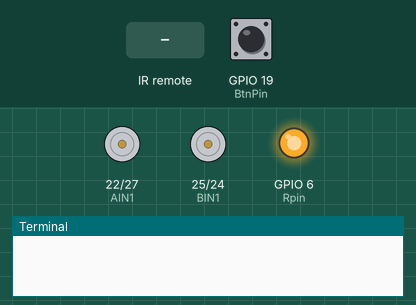
Simulated run of this program. Board: Raspberry Pi (BCM pin numbers). Parts: motor-driver pin pairs drawn as motors (green arrow = first pin HIGH = forward, orange = second pin HIGH = backward, longer = more drive, scaled by the enable pin), output pins drawn as LEDs (lit = HIGH), the last lines printed to the terminal. Inputs (shaded band) come from the test bench; at power-on: GPIO 19 (BtnPin) HIGH.

Above: at 5.0 s.
5.1 s: GPIO 19 (BtnPin) pulled LOW for 0.15 s
At 5.9 s:
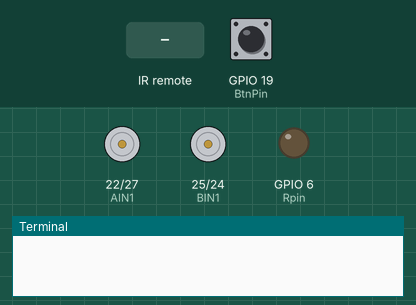
6.7 s: remote-control key "KEY_CHANNEL" pressed
At 7.2 s:
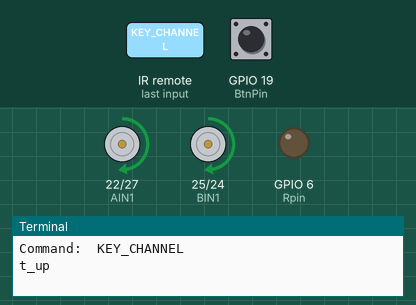
8.2 s: remote-control key "KEY_PREVIOUS" pressed
At 9.4 s:
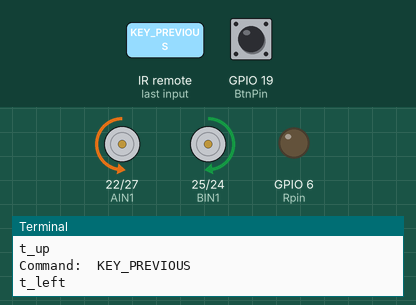
9.7 s: remote-control key "KEY_PLAYPAUSE" pressed
At 10.6 s:
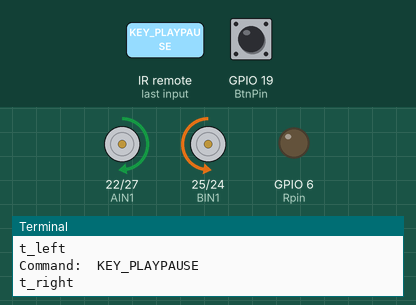
11.2 s: remote-control key "KEY_VOLUMEUP" pressed
At 11.8 s:
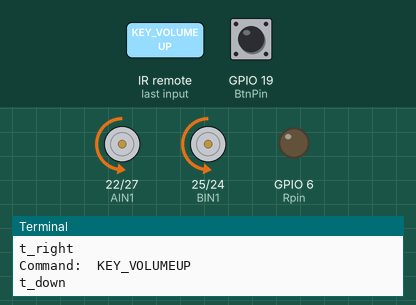
Timing chart, 0 to 13.7 s (numbered marks = the images above; inputs shaded):
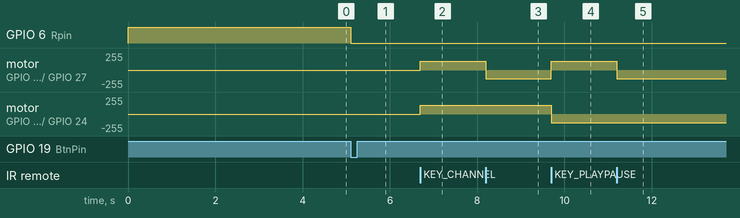

The program:

ircontrol.py
```python
#!/usr/bin/python

import pylirc, time
import RPi.GPIO as GPIO

PWMA   = 18
AIN1   = 22
AIN2   = 27

PWMB   = 23
BIN1   = 25
BIN2   = 24

BtnPin  = 19
Gpin    = 5
Rpin    = 6

blocking = 0
def t_up(speed,t_time):
        L_Motor.ChangeDutyCycle(speed)
        GPIO.output(AIN2,False)#AIN2
        GPIO.output(AIN1,True) #AIN1

        R_Motor.ChangeDutyCycle(speed)
        GPIO.output(BIN2,False)#BIN2
        GPIO.output(BIN1,True) #BIN1
        time.sleep(t_time)

def t_stop(t_time):
        L_Motor.ChangeDutyCycle(0)
        GPIO.output(AIN2,False)#AIN2
        GPIO.output(AIN1,False) #AIN1

        R_Motor.ChangeDutyCycle(0)
        GPIO.output(BIN2,False)#BIN2
        GPIO.output(BIN1,False) #BIN1
        time.sleep(t_time)

def t_down(speed,t_time):
        L_Motor.ChangeDutyCycle(speed)
        GPIO.output(AIN2,True)#AIN2
        GPIO.output(AIN1,False) #AIN1

        R_Motor.ChangeDutyCycle(speed)
        GPIO.output(BIN2,True)#BIN2
        GPIO.output(BIN1,False) #BIN1
        time.sleep(t_time)

def t_left(speed,t_time):
        L_Motor.ChangeDutyCycle(speed)
        GPIO.output(AIN2,True)#AIN2
        GPIO.output(AIN1,False) #AIN1

        R_Motor.ChangeDutyCycle(speed)
        GPIO.output(BIN2,False)#BIN2
        GPIO.output(BIN1,True) #BIN1
        time.sleep(t_time)

def t_right(speed,t_time):
        L_Motor.ChangeDutyCycle(speed)
        GPIO.output(AIN2,False)#AIN2
        GPIO.output(AIN1,True) #AIN1

        R_Motor.ChangeDutyCycle(speed)
        GPIO.output(BIN2,True)#BIN2
        GPIO.output(BIN1,False) #BIN1
        time.sleep(t_time)

def keysacn():
    val = GPIO.input(BtnPin)
    while GPIO.input(BtnPin) == False:
        val = GPIO.input(BtnPin)
    while GPIO.input(BtnPin) == True:
        time.sleep(0.01)
        val = GPIO.input(BtnPin)
        if val == True:
            GPIO.output(Rpin,1)
            while GPIO.input(BtnPin) == False:
                GPIO.output(Rpin,0)
        else:
            GPIO.output(Rpin,0)

def setup():
        GPIO.setwarnings(False)
        GPIO.setmode(GPIO.BCM)
        GPIO.setup(AIN2,GPIO.OUT)
        GPIO.setup(AIN1,GPIO.OUT)
        GPIO.setup(PWMA,GPIO.OUT)

        GPIO.setup(BIN1,GPIO.OUT)
        GPIO.setup(BIN2,GPIO.OUT)
        GPIO.setup(PWMB,GPIO.OUT)
        GPIO.setup(Rpin, GPIO.OUT)     # Set Red Led Pin mode to output
        GPIO.setup(BtnPin, GPIO.IN, pull_up_down=GPIO.PUD_UP)

def IR(config):
        if config == 'KEY_CHANNEL':
                t_up(50,0)
                print 't_up'
        if config == 'KEY_NEXT':
                t_stop(0)
                print 't_stop'
        if config == 'KEY_PREVIOUS':
                t_left(50,0)
                print 't_left'
        if config == 'KEY_PLAYPAUSE':
                t_right(50,0)
                print 't_right'
        if config == 'KEY_VOLUMEUP':
                t_down(50,0)
                print 't_down'

def loop():
        while True:
                s = pylirc.nextcode(1)

                while(s):
                        for (code) in s:
                                print 'Command: ', code["config"]
                                IR(code["config"])
                        if(not blocking):
                                s = pylirc.nextcode(1)
                        else:
                                s = []

def destroy():

	GPIO.cleanup()
	pylirc.exit()

if __name__ == '__main__':
    setup()
    L_Motor= GPIO.PWM(PWMA,100)
    L_Motor.start(0)
    R_Motor = GPIO.PWM(PWMB,100)
    R_Motor.start(0)
    keysacn()
    pylirc.init("pylirc", "./conf", blocking)
    try:
            loop()
    except KeyboardInterrupt:
            destroy()
```

Measured:
- after the input at 5.1 s, GPIO 6 (Rpin): HIGH → LOW at once
- after the input at 6.7 s, motor on GPIO 22 (AIN1) / GPIO 27 (AIN2), motor on GPIO 25 (BIN1) / GPIO 24 (BIN2): stopped → forward 128/255 at once
- after the input at 8.2 s, motor on GPIO 22 (AIN1) / GPIO 27 (AIN2): forward 128/255 → backward 128/255 at once
- after the input at 9.7 s, motor on GPIO 22 (AIN1) / GPIO 27 (AIN2): backward 128/255 → forward 128/255 at once; motor on GPIO 25 (BIN1) / GPIO 24 (BIN2): forward 128/255 → backward 128/255 at once
- after the input at 11.2 s, motor on GPIO 22 (AIN1) / GPIO 27 (AIN2): forward 128/255 → backward 128/255 at once
